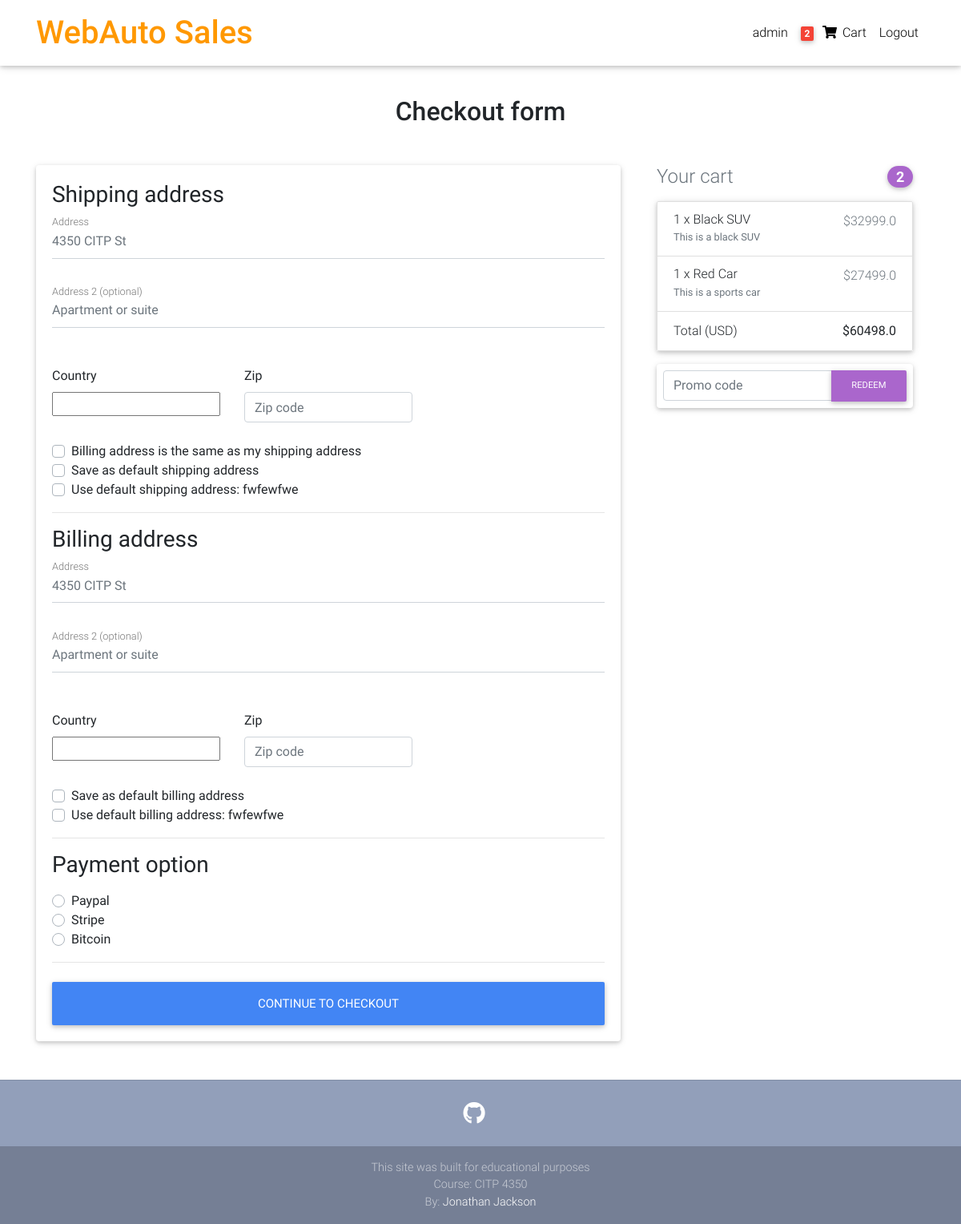
/checkout/ (signed in), run on an earlier commit of the app's database.
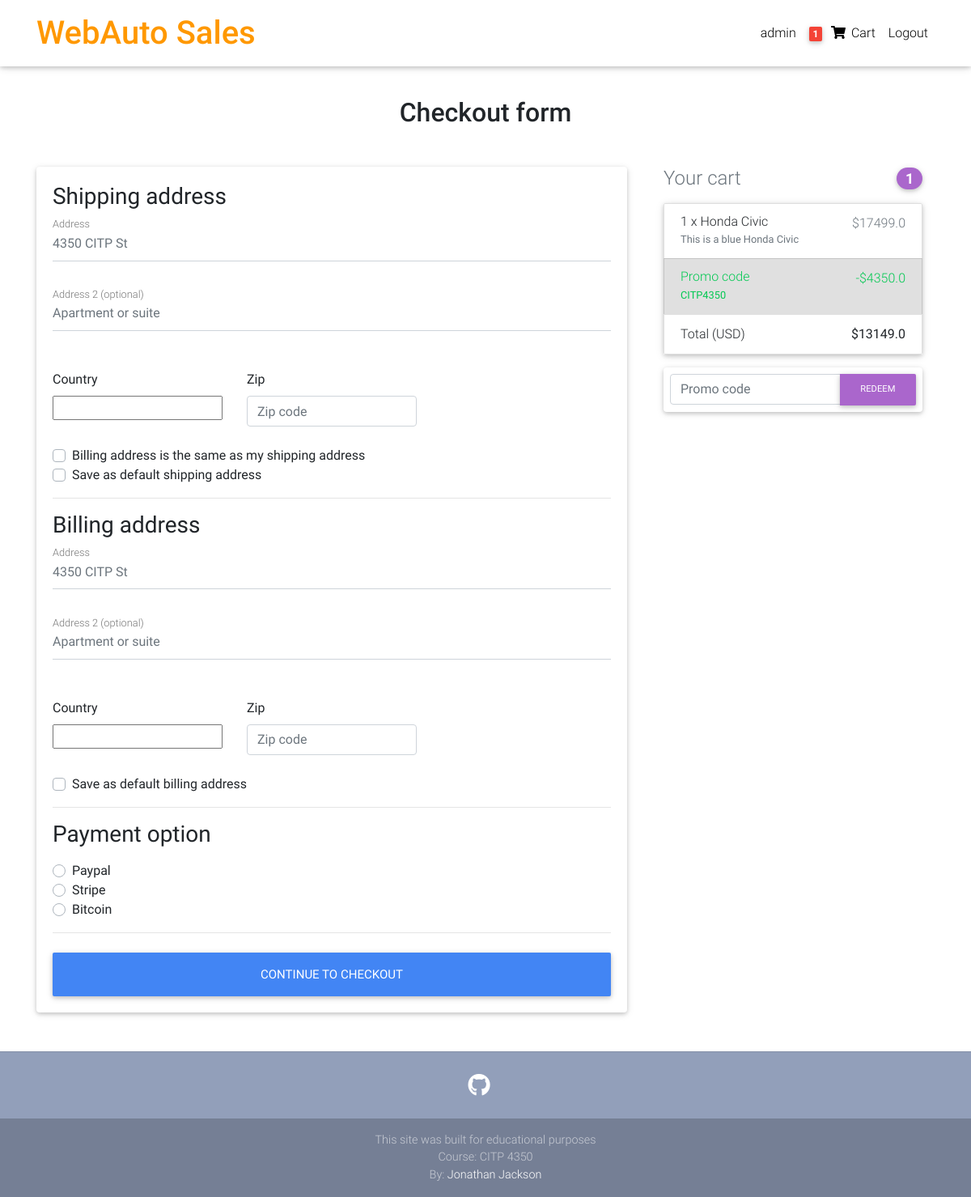
And on a later commit of the database.
### core/models.py (models this page shows, shortened)
class Order(models.Model):
    user = models.ForeignKey(settings.AUTH_USER_MODEL,
                             on_delete=models.CASCADE)
    ref_code = models.CharField(max_length=20, blank=True, null=True)
    items = models.ManyToManyField(OrderItem)
    start_date = models.DateTimeField(auto_now_add=True)
    ordered_date = models.DateTimeField()
    ordered = models.BooleanField(default=False)
    shipping_address = models.ForeignKey(
        'Address', related_name='shipping_address', on_delete=models.SET_NULL, blank=True, null=True)
    billing_address = models.ForeignKey(
        'Address', related_name='billing_address', on_delete=models.SET_NULL, blank=True, null=True)
    payment = models.ForeignKey(
        'Payment', on_delete=models.SET_NULL, blank=True, null=True)
    coupon = models.ForeignKey(
        'Coupon', on_delete=models.SET_NULL, blank=True, null=True)
    being_delivered = models.BooleanField(default=False)
    received = models.BooleanField(default=False)
    refund_requested = models.BooleanField(default=False)
    refund_granted = models.BooleanField(default=False)
    '''
    1. Item added to cart
    2. Adding a billing address
    (Failed checkout)
    3. Payment

    4. Being delivered
    5. Received
    6. Refunds
    '''
    def get_total(self):
        total = 0
        for order_item in self.items.all():
            total += order_item.get_final_price()
        if self.coupon:
            total -= self.coupon.amount
        return total

class Address(models.Model):
    user = models.ForeignKey(settings.AUTH_USER_MODEL,
                             on_delete=models.CASCADE)
    street_address = models.CharField(max_length=100)
    apartment_address = models.CharField(max_length=100)
    country = CountryField(multiple=False)
    zip = models.CharField(max_length=100)
    address_type = models.CharField(max_length=1, choices=ADDRESS_CHOICES)
    default = models.BooleanField(default=False)
    class Meta:
        verbose_name_plural = 'Addresses'

class OrderItem(models.Model):
    user = models.ForeignKey(settings.AUTH_USER_MODEL,
                             on_delete=models.CASCADE)
    ordered = models.BooleanField(default=False)
    item = models.ForeignKey(Item, on_delete=models.CASCADE)
    quantity = models.IntegerField(default=1)
    def get_total_discount_item_price(self):
        return self.quantity * self.item.discount_price
    def get_final_price(self):
        if self.item.discount_price:
            return self.get_total_discount_item_price()
        return self.get_total_item_price()

class Item(models.Model):
    title = models.CharField(max_length=100)
    price = models.FloatField()
    discount_price = models.FloatField(blank=True, null=True)
    category = models.CharField(choices=CATEGORY_CHOICES, max_length=2)
    label = models.CharField(choices=LABEL_CHOICES, max_length=1)
    slug = models.SlugField()
    description = models.TextField()
    image = models.ImageField()
    image2 = models.ImageField(null=True)
    image3 = models.ImageField(null=True)
    image4 = models.ImageField(null=True)
    image5 = models.ImageField(null=True)

class Coupon(models.Model):
    code = models.CharField(max_length=15)
    amount = models.FloatField()

### core/views.py (the view, shortened to what this page needs)
# urls.py: path('checkout/', CheckoutView.as_view(), name='checkout'),
class CheckoutView(View):
    def get(self, *args, **kwargs):
        try:
            order = Order.objects.get(user=self.request.user, ordered=False)
            form = CheckoutForm()
            context = {
                'form': form,
                'couponform': CouponForm(),
                'order': order,
                'DISPLAY_COUPON_FORM': True
            }
            shipping_address_qs = Address.objects.filter(
                user=self.request.user,
                address_type='S',
                default=True
            )
            if shipping_address_qs.exists():
                context.update(
                    {'default_shipping_address': shipping_address_qs[0]})
            billing_address_qs = Address.objects.filter(
                user=self.request.user,
                address_type='B',
                default=True
            )
            if billing_address_qs.exists():
                context.update(
                    {'default_billing_address': billing_address_qs[0]})
            return render(self.request, "checkout.html", context)
        except ObjectDoesNotExist:
            messages.info(self.request, "You do not have an active order")
            return redirect("core:checkout")

### core/forms.py
class CouponForm(forms.Form):
    code = forms.CharField(widget=forms.TextInput(attrs={
        'class': 'form-control',
        'placeholder': 'Promo code',
        'aria-label': 'Recipient\'s username',
        'aria-describedby': 'basic-addon2'
    }))

### core/templatetags/cart_template_tags.py (called while the page is built)
@register.filter
def cart_item_count(user):
    if user.is_authenticated:
        qs = Order.objects.filter(user=user, ordered=False)
        if qs.exists():
            return qs[0].items.count()
    return 0

### templates/checkout.html (shortened to what this page needs)
{% extends "base.html" %}
{% load crispy_forms_tags %}
{% block content %}
<main>
  <div class="container wow fadeIn">
    <h2 class="my-5 h2 text-center">Checkout form</h2>
    <div class="row">
      <div class="col-md-8 mb-4">
        <div class="card">
          <form method="POST" class="card-body">
            <h3>Shipping address</h3>
            <div class='hideable_shipping_form'>
              <div class="md-form mb-5">
                <input type='text' placeholder='4350 CITP St' id='shipping_address' name='shipping_address'
                  class='form-control' />
                <label for="shipping_address" class="">Address</label>
              </div>
              <div class="md-form mb-5">
                <input type='text' placeholder='Apartment or suite' id='shipping_address2' name='shipping_address2'
                  class='form-control' />
                <label for="shipping_address2" class="">Address 2 (optional)</label>
              </div>
              <div class="row">
                <div class="col-lg-4 col-md-12 mb-4">
                  <label for="country">Country</label>
                  {{ form.shipping_country }}
                </div>
                <div class="col-lg-4 col-md-6 mb-4">
                  <label for="shipping_zip">Zip</label>
                  <input type='text' placeholder='Zip code' id='shipping_zip' name='shipping_zip'
                    class='form-control' />
                </div>
              </div>
              <div class="custom-control custom-checkbox">
                <label class="custom-control-label" for="same_billing_address">Billing address is the same as my
                  shipping address</label>
              </div>
              <div class="custom-control custom-checkbox">
                <label class="custom-control-label" for="set_default_shipping">Save as default shipping address</label>
              </div>
            </div>
            {% if default_shipping_address %}
            <div class="custom-control custom-checkbox">
              <label class="custom-control-label" for="use_default_shipping">Use default shipping address:
                {{ default_shipping_address.street_address|truncatechars:10 }}</label>
            </div>
            {% endif %}
            <hr>
            <h3>Billing address</h3>
            <div class='hideable_billing_form'>
              <div class="md-form mb-5">
                <input type='text' placeholder='4350 CITP St' id='billing_address' name='billing_address'
                  class='form-control' />
                <label for="billing_address" class="">Address</label>
              </div>
              <div class="md-form mb-5">
                <input type='text' placeholder='Apartment or suite' id='billing_address2' name='billing_address2'
                  class='form-control' />
                <label for="billing_address2" class="">Address 2 (optional)</label>
              </div>
              <div class="row">
                <div class="col-lg-4 col-md-12 mb-4">
                  <label for="country">Country</label>
                  {{ form.billing_country }}
                </div>
                <div class="col-lg-4 col-md-6 mb-4">
                  <label for="billing_zip">Zip</label>
                  <input type='text' placeholder='Zip code' id='billing_zip' name='billing_zip' class='form-control' />
                </div>
              </div>
              <div class="custom-control custom-checkbox">
                <label class="custom-control-label" for="set_default_billing">Save as default billing address</label>
              </div>
            </div>
            {% if default_billing_address %}
            <div class="custom-control custom-checkbox">
              <label class="custom-control-label" for="use_default_billing">Use default billing address:
                {{ default_billing_address.street_address|truncatechars:10 }}</label>
            </div>
            {% endif %}
            <hr>
            <h3>Payment option</h3>
            <div class="d-block my-3">
              {% for value, name in form.fields.payment_option.choices %}
              <div class="custom-control custom-radio">
                <label class="custom-control-label" for="{{ name }}">{{ name }}</label>
              </div>
              {% endfor %}
            </div>
            <hr class="mb-4">
            <button class="btn btn-primary btn-lg btn-block" type="submit">Continue to checkout</button>
          </form>
        </div>
      </div>
      <div class="col-md-4 mb-4">
        {% include "order_snippet.html" %}
      </div>
    </div>
  </div>
</main>
{% endblock content %}

### templates/base.html (shortened to what this page needs)
{% load static %}
<!DOCTYPE html>
<html lang="en">
<head>
  <link rel="stylesheet" href="https://use.fontawesome.com/releases/v5.8.1/css/all.css">
  <link href="{% static 'css/bootstrap.min.css' %}" rel="stylesheet">
  <link href="{% static 'css/mdb.min.css' %}" rel="stylesheet">
  <link href="{% static 'css/style.min.css' %}" rel="stylesheet">
</head>
{% include "navbar.html" %}
<body>
  <div class="mt-5 pt-4">
  </div>
  {% block content %}
  {% endblock content %}
  {% include "footer.html" %}
</body>
</html>

### templates/navbar.html (shortened to what this page needs)
{% load cart_template_tags %}
<nav class="navbar fixed-top navbar-expand-lg navbar-light white scrolling-navbar">
  <div class="container">
    <a class="navbar-brand waves-effect" href="/">
      <strong class="orange-text h1">WebAuto Sales</strong>
    </a>
    <div class="collapse navbar-collapse" id="navbarSupportedContent">
      <ul class="navbar-nav nav-flex-icons">
        {% if request.user.is_authenticated %}
        <li class="nav-item">
          <a href="#" class="nav-link waves-effect">
            <span> {{ request.user }}</span>
          </a>
        </li>
        <li class="nav-item">
          <a href="{% url 'core:order-summary' %}" class="nav-link waves-effect">
            <span class="badge red z-depth-1 mr-1"> {{ request.user|cart_item_count }} </span>
            <i class="fas fa-shopping-cart"></i>
            <span class="clearfix d-none d-sm-inline-block"> Cart </span>
          </a>
        </li>
        <li class="nav-item">
          <a class="nav-link waves-effect" href="{% url 'account_logout' %}">
            <span class="clearfix d-none d-sm-inline-block"> Logout </span>
          </a>
        </li>
        {% endif %}
      </ul>
    </div>
  </div>
</nav>

### templates/order_snippet.html (shortened to what this page needs)
<div class="col-md-12 mb-4">
    <h4 class="d-flex justify-content-between align-items-center mb-3">
    <span class="text-muted">Your cart</span>
    <span class="badge badge-secondary badge-pill">{{ order.items.count }}</span>
    </h4>
    <ul class="list-group mb-3 z-depth-1">
    {% for order_item in order.items.all %}
    <li class="list-group-item d-flex justify-content-between lh-condensed">
        <div>
        <h6 class="my-0">{{ order_item.quantity }} x {{ order_item.item.title}}</h6>
        <small class="text-muted">{{ order_item.item.description}}</small>
        </div>
        <span class="text-muted">${{ order_item.get_final_price }}</span>
    </li>
    {% endfor %}
    {% if order.coupon %}
    <li class="list-group-item d-flex justify-content-between bg-light">
        <div class="text-success">
        <h6 class="my-0">Promo code</h6>
        <small>{{ order.coupon.code }}</small>
        </div>
        <span class="text-success">-${{ order.coupon.amount }}</span>
    </li>
    {% endif %}
    <li class="list-group-item d-flex justify-content-between">
        <span>Total (USD)</span>
        <strong>${{ order.get_total }}</strong>
    </li>
    </ul>
    {% if DISPLAY_COUPON_FORM %}
    <form class="card p-2" action="{% url 'core:add-coupon' %}" method="POST">
        <div class="input-group">
            {{ couponform.code }}
            <div class="input-group-append">
            <button class="btn btn-secondary btn-md waves-effect m-0" type="submit">Redeem</button>
            </div>
        </div>
    </form>
    {% endif %}
</div>

### templates/footer.html (shortened to what this page needs)
<footer class="page-footer text-center font-small mt-4 wow fadeIn">
  <hr class="my-4 mb-4">
  <a href="https://github.com/Jjack703/DjangoProject-CITP4350" target="_blank">
    <i class="fab fa-github mr-3 h3"></i>
  </a>
  <div class="footer-copyright my-3 py-3">
    This site was built for educational purposes </br>Course: CITP 4350 </br>By:
    <a href="#" target="_blank"> Jonathan Jackson </a>
  </div>
</footer>

### templates/scripts.html (shortened to what this page needs)
{% load static %}

### templates/base.html (style rules this page uses)
html, body, header, .carousel { height: 60vh; }

What changed in the data, as far as the page shows it:
removed Address: street_address "fwfewfwe"
removed Address: street_address "fwfewfwe"
removed Order: items.count "2", get_total "60498.0"
removed OrderItem: quantity "1", item "Black SUV", item.description "This is a black SUV", get_final_price "32999.0"
removed OrderItem: quantity "1", item "Red Car", item.description "This is a sports car", get_final_price "27499.0"
added Order: items.count "1", coupon.code "CITP4350", coupon.amount "4350.0", get_total "13149.0"
added OrderItem: quantity "1", item "Honda Civic", item.description "This is a blue Honda Civic", get_final_price "17499.0"
Also different on the page:
{{ request.user|cart_item_count }}: "2" → "1"
text no longer shown: "Use default shipping address: Use default billing address:"
text now shown: "Promo code -$"
